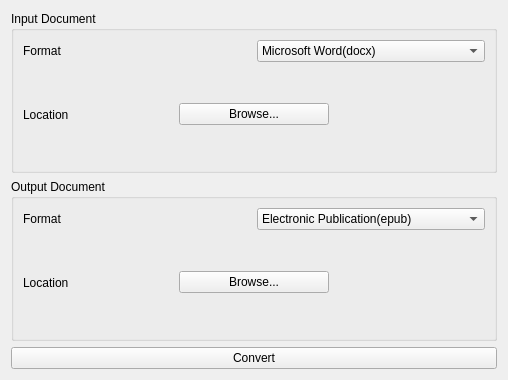
<?xml version="1.0" encoding="UTF-8"?>
<ui version="4.0">
 <class>root_widget</class>
 <widget class="QWidget" name="root_widget">
  <property name="geometry">
   <rect>
    <x>0</x>
    <y>0</y>
    <width>508</width>
    <height>380</height>
   </rect>
  </property>
  <property name="windowTitle">
   <string>Form</string>
  </property>
  <property name="styleSheet">
   <string notr="true"/>
  </property>
  <layout class="QVBoxLayout" name="verticalLayout_3">
   <item>
    <widget class="QGroupBox" name="input_doc_sec">
     <property name="accessibleName">
      <string>&lt;html&gt;&lt;head/&gt;&lt;body&gt;&lt;p&gt;Input Document's Widget Section&lt;/p&gt;&lt;/body&gt;&lt;/html&gt;</string>
     </property>
     <property name="accessibleDescription">
      <string>&lt;html&gt;&lt;head/&gt;&lt;body&gt;&lt;p&gt;Input Document's widget contains all the widgets that's used to set the input document.&lt;/p&gt;&lt;/body&gt;&lt;/html&gt;</string>
     </property>
     <property name="styleSheet">
      <string notr="true"/>
     </property>
     <property name="title">
      <string>Input Document</string>
     </property>
     <layout class="QVBoxLayout" name="verticalLayout">
      <item>
       <layout class="QHBoxLayout" name="horizontalLayout">
        <item>
         <widget class="QLabel" name="input_format_lbl">
          <property name="text">
           <string>Format</string>
          </property>
         </widget>
        </item>
        <item>
         <widget class="QComboBox" name="input_doc_format_cb">
          <property name="accessibleName">
           <string>&lt;html&gt;&lt;head/&gt;&lt;body&gt;&lt;p&gt;Input Document Format Dropdown List.&lt;/p&gt;&lt;/body&gt;&lt;/html&gt;</string>
          </property>
          <property name="accessibleDescription">
           <string>&lt;html&gt;&lt;head/&gt;&lt;body&gt;&lt;p&gt;This dropdown list can be used to select the format of the input document. Key shortcut is 'Ctrl+i'.&lt;/p&gt;&lt;/body&gt;&lt;/html&gt;</string>
          </property>
          <item>
           <property name="text">
            <string>Microsoft Word(docx)</string>
           </property>
          </item>
          <item>
           <property name="text">
            <string>Electronic Publication(epub)</string>
           </property>
          </item>
         </widget>
        </item>
       </layout>
      </item>
      <item>
       <layout class="QHBoxLayout" name="horizontalLayout_2">
        <item>
         <widget class="QLabel" name="input_loc_lbl">
          <property name="text">
           <string>Location</string>
          </property>
         </widget>
        </item>
        <item>
         <widget class="QPushButton" name="input_doc_browse_btn">
          <property name="accessibleName">
           <string>&lt;html&gt;&lt;head/&gt;&lt;body&gt;&lt;p&gt;Input Document selector button.&lt;/p&gt;&lt;/body&gt;&lt;/html&gt;</string>
          </property>
          <property name="accessibleDescription">
           <string>&lt;html&gt;&lt;head/&gt;&lt;body&gt;&lt;p&gt;This button can be used to open the file explorer and select the input document of the format selected in the drop down list. Key shortcut is 'i'.&lt;/p&gt;&lt;/body&gt;&lt;/html&gt;</string>
          </property>
          <property name="text">
           <string>Browse...</string>
          </property>
         </widget>
        </item>
        <item>
         <widget class="QLabel" name="input_doc_lbl">
          <property name="text">
           <string/>
          </property>
         </widget>
        </item>
       </layout>
      </item>
     </layout>
    </widget>
   </item>
   <item>
    <widget class="QGroupBox" name="output_doc_sec">
     <property name="accessibleName">
      <string>&lt;html&gt;&lt;head/&gt;&lt;body&gt;&lt;p&gt;Output Document's Widget Section&lt;/p&gt;&lt;/body&gt;&lt;/html&gt;</string>
     </property>
     <property name="accessibleDescription">
      <string>&lt;html&gt;&lt;head/&gt;&lt;body&gt;&lt;p&gt;Output Document's widget contains all the widgets that's used to set the output document.&lt;/p&gt;&lt;/body&gt;&lt;/html&gt;</string>
     </property>
     <property name="styleSheet">
      <string notr="true"/>
     </property>
     <property name="title">
      <string>Output Document</string>
     </property>
     <layout class="QVBoxLayout" name="verticalLayout_2">
      <item>
       <layout class="QHBoxLayout" name="horizontalLayout_3">
        <item>
         <widget class="QLabel" name="output_format_lbl">
          <property name="text">
           <string>Format</string>
          </property>
         </widget>
        </item>
        <item>
         <widget class="QComboBox" name="output_doc_format_cb">
          <property name="accessibleName">
           <string>&lt;html&gt;&lt;head/&gt;&lt;body&gt;&lt;p&gt;Output Document Format Dropdown List.&lt;/p&gt;&lt;/body&gt;&lt;/html&gt;</string>
          </property>
          <property name="accessibleDescription">
           <string>&lt;html&gt;&lt;head/&gt;&lt;body&gt;&lt;p&gt;This dropdown list can be used to select the format of the output document. Key shortcut is 'Ctrl+o'.&lt;/p&gt;&lt;/body&gt;&lt;/html&gt;</string>
          </property>
          <property name="currentIndex">
           <number>1</number>
          </property>
          <item>
           <property name="text">
            <string>Microsoft Word(docx)</string>
           </property>
          </item>
          <item>
           <property name="text">
            <string>Electronic Publication(epub)</string>
           </property>
          </item>
         </widget>
        </item>
       </layout>
      </item>
      <item>
       <layout class="QHBoxLayout" name="horizontalLayout_4">
        <item>
         <widget class="QLabel" name="output_loc_lbl">
          <property name="text">
           <string>Location</string>
          </property>
         </widget>
        </item>
        <item>
         <widget class="QPushButton" name="output_doc_browse_btn">
          <property name="accessibleName">
           <string>&lt;html&gt;&lt;head/&gt;&lt;body&gt;&lt;p&gt;Output Document setter button.&lt;/p&gt;&lt;/body&gt;&lt;/html&gt;</string>
          </property>
          <property name="accessibleDescription">
           <string>&lt;html&gt;&lt;head/&gt;&lt;body&gt;&lt;p&gt;This button can be used to open the file explorer and set the output document of the format selected in the drop down list. The user'll have to navigate to the desired location and give a name for the resulting document. Key shortcut is 'o'.&lt;/p&gt;&lt;/body&gt;&lt;/html&gt;</string>
          </property>
          <property name="text">
           <string>Browse...</string>
          </property>
         </widget>
        </item>
        <item>
         <widget class="QLabel" name="output_doc_lbl">
          <property name="text">
           <string/>
          </property>
         </widget>
        </item>
       </layout>
      </item>
     </layout>
    </widget>
   </item>
   <item>
    <widget class="QPushButton" name="convert_btn">
     <property name="accessibleName">
      <string>&lt;html&gt;&lt;head/&gt;&lt;body&gt;&lt;p&gt;Convert button&lt;/p&gt;&lt;/body&gt;&lt;/html&gt;</string>
     </property>
     <property name="accessibleDescription">
      <string>&lt;html&gt;&lt;head/&gt;&lt;body&gt;&lt;p&gt;Clicking this button will start converting the selected document and create the output document specified by the user. Key shortcut is 'c'.&lt;/p&gt;&lt;/body&gt;&lt;/html&gt;</string>
     </property>
     <property name="styleSheet">
      <string notr="true"/>
     </property>
     <property name="text">
      <string>Convert</string>
     </property>
    </widget>
   </item>
  </layout>
 </widget>
 <resources/>
 <connections/>
</ui>
